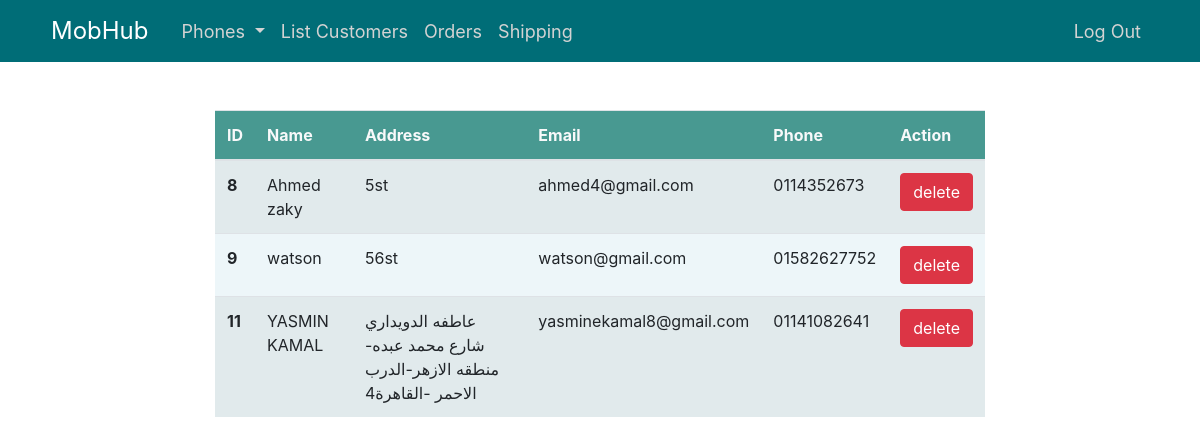
The app's page /customers/listcustomers.php (signed in) with its own data.
### tables this page shows
CREATE TABLE `customers` (
  `custId` int(11) NOT NULL,
  `name` varchar(255) NOT NULL,
  `pass` varchar(255) NOT NULL,
  `address` varchar(255) NOT NULL,
  `email` varchar(255) NOT NULL,
  `phone` varchar(255) NOT NULL
);

### customers/listcustomers.php (the view, shortened to what this page needs)
<?php
include '../shared/nav.php';
include '../shared/config.php';
$select="SELECT * FROM customers";
$s=mysqli_query($conn,$select);
?>
<div class="container col-8 mt-5" >
<table class="table table-hover table-striped "style="background-color:#edf6f9;">
 <thead  class="text-light"  style="background-color:#489991;">
   <tr >
     <th scope="col" >ID</th>
     <th scope="col">Name</th>
     <th scope="col">Address</th>
     <th scope="col">Email</th>
     <th scope="col">Phone</th>
     <th scope="col">Action</th>
   </tr>
 </thead>
 <tbody>
    <?php  foreach($s as $data){?>
      <tr>
     <th scope="row"><?php echo $data['custId'];?></th>
     <td>  <?php  echo $data['name']; ?>  </td>
      <td>  <?php  echo $data['address']; ?> </td>
      <td>  <?php  echo $data['email']; ?> </td>
      <td>  <?php  echo $data['phone']; ?> </td>
      <td> <a href="listcustomers.php?delete=<?php echo $data['custId'] ;?>" class="btn btn-danger"> delete</a></td>
   </tr>
   <?php }?>
 </tbody>
</table>
</div>

### records on screen
customers: custId "8", name "Ahmed zaky", address "5st", email "ahmed4@gmail.com", phone "0114352673"
customers: custId "9", name "watson", address "56st", email "watson@gmail.com", phone "01582627752"
customers: custId "11", name "YASMIN KAMAL", address "عاطفه الدويداري شارع محمد عبده-منطقه الازهر-الدرب الاحمر -القاهرة4", email "yasminekamal8@gmail.com", phone "01141082641"
